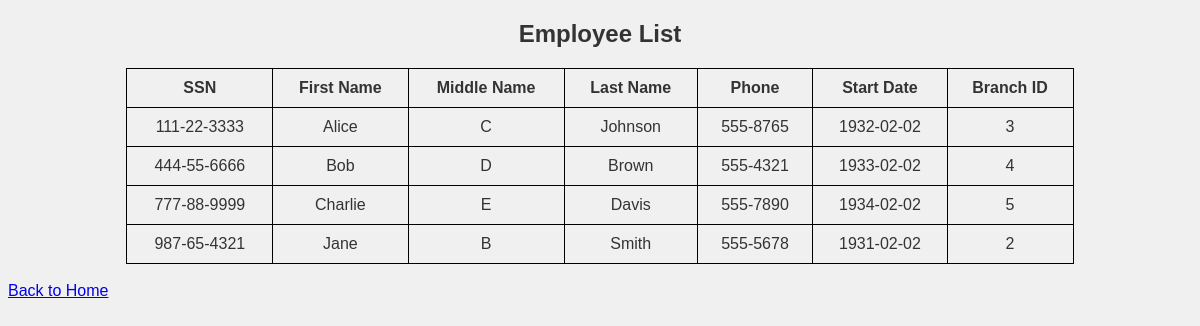
Screenshot of /view_employees.php with the database file from the repository.
### tables this page shows
CREATE TABLE EMPLOYEES (
SSN		CHAR(11) NOT NULL,
E_FName	VARCHAR(50),
E_MName	VARCHAR(50),
E_LName	VARCHAR(50),
Phone		VARCHAR(15),
Start_Date	DATE,
BRANCH_ID	INT,
PRIMARY KEY (SSN));

### view_employees.php (the view, shortened to what this page needs)
<?php
include 'db_connection.php';
?>
<!DOCTYPE html>
<html>
<head>
    <link rel="stylesheet" type="text/css" href="styles.css">
</head>
<body>
    <h2>Employee List</h2>
    <table border="1">
        <tr>
            <th>SSN</th>
            <th>First Name</th>
            <th>Middle Name</th>
            <th>Last Name</th>
            <th>Phone</th>
            <th>Start Date</th>
            <th>Branch ID</th>
        </tr>
        <?php
        $sql = "SELECT * FROM EMPLOYEES";
        $result = $conn->query($sql);
        if ($result->num_rows > 0) {
            while($row = $result->fetch_assoc()) {
                echo "<tr>
                        <td>".$row["SSN"]."</td>
                        <td>".$row["E_FName"]."</td>
                        <td>".$row["E_MName"]."</td>
                        <td>".$row["E_LName"]."</td>
                        <td>".$row["Phone"]."</td>
                        <td>".$row["Start_Date"]."</td>
                        <td>".$row["BRANCH_ID"]."</td>
                      </tr>";
            }
        } else {
            echo "<tr><td colspan='7'>No employees found</td></tr>";
        }
        ?>
    </table>
    <br>
    <a href="index.php">Back to Home</a>
</body>
</html>

### styles.css (style rules this page uses)
body { font-family: Arial, sans-serif; background-color: #f0f0f0; color: #333; }
h1, h2 { text-align: center; }
table { margin: auto; border-collapse: collapse; width: 80%; }
table, th, td { border: 1px solid black; padding: 10px; text-align: center; }

### rows the page displays
employees: SSN "111-22-3333", E_FName "Alice", E_MName "C", E_LName "Johnson", Phone "555-8765", Start_Date "1932-02-02", BRANCH_ID "3"
employees: SSN "444-55-6666", E_FName "Bob", E_MName "D", E_LName "Brown", Phone "555-4321", Start_Date "1933-02-02", BRANCH_ID "4"
employees: SSN "777-88-9999", E_FName "Charlie", E_MName "E", E_LName "Davis", Phone "555-7890", Start_Date "1934-02-02", BRANCH_ID "5"
employees: SSN "987-65-4321", E_FName "Jane", E_MName "B", E_LName "Smith", Phone "555-5678", Start_Date "1931-02-02", BRANCH_ID "2"
